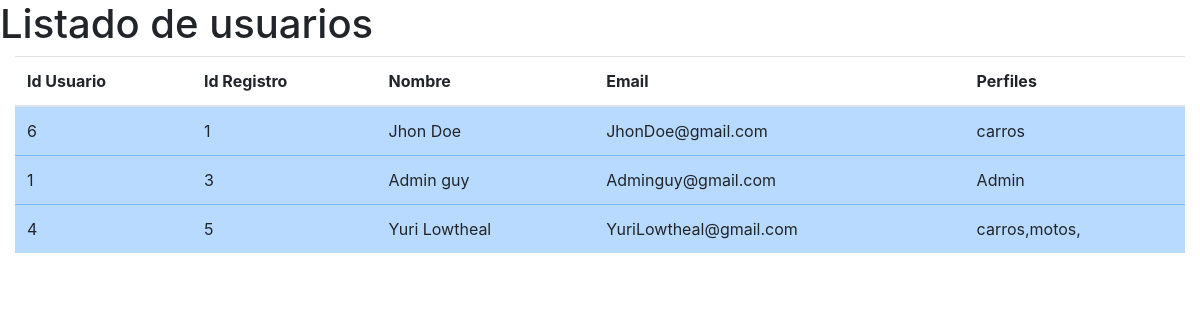
The app's page /Sistema_de_navegación/Consultar.php with its own data.
### tables this page shows
CREATE TABLE `tb_datauser` (
  `ID_REG` int(11) NOT NULL,
  `Nombre` varchar(60) NOT NULL,
  `Pass` varchar(30) NOT NULL,
  `Email` varchar(80) NOT NULL,
  `Perfiles` varchar(256) NOT NULL,
  `ID_USER` int(11) NOT NULL
);

### Sistema_de_navegación/Consultar.php (the view, shortened to what this page needs)
<!DOCTYPE html>
<html lang="es">
<head>
    <link rel="stylesheet" href="https://cdn.jsdelivr.net/npm/bootstrap@4.3.1/dist/css/bootstrap.min.css">
</head>
<body>
    <h1>Listado de usuarios</h1>
    <div class="container-fluid">
	<div class="row">
		<div class="col-md-12">
			<table class="table">
				<thead>
					<tr>
						<th>
						Id Usuario
						</th>
                        <th>
						Id Registro
						</th>
						<th>
							Nombre
						</th>
						<th>
							Email
						</th>
						<th>
							Perfiles
						</th>
					</tr>
				</thead>
				<tbody>
				<?php
                $connection_obj = mysqli_connect("localhost", "root", "", "sistema_de_navegación_cartagena");
                $query = "SELECT * FROM tb_datauser";
                $result = mysqli_query($connection_obj, $query) or die(mysqli_error($connection_obj));
                while ($row = mysqli_fetch_array($result, MYSQLI_BOTH)) {
                    echo '<tr class="table-primary">
                    <td>
                        '. $row['ID_USER'] .'
                    </td>
                    <td>
                    '. $row['ID_REG'] .'
                </td>
                    <td>
                       '. $row['Nombre'] .'
                    </td>
                    <td>
                       '. $row['Email'] .'
                    </td>
                    <td>
                      '. $row['Perfiles'] .'
                    </td>
                </tr>';
                }
                       ?>
				</tbody>
			</table>
		</div>
	</div>
</div>
</body>
</html>

### records on screen
tb_datauser: ID_USER "6", ID_REG "1", Nombre "Jhon Doe", Email "JhonDoe@gmail.com", Perfiles "carros"
tb_datauser: ID_USER "1", ID_REG "3", Nombre "Admin guy", Email "Adminguy@gmail.com", Perfiles "Admin"
tb_datauser: ID_USER "4", ID_REG "5", Nombre "Yuri Lowtheal", Email "YuriLowtheal@gmail.com", Perfiles "carros,motos,"
